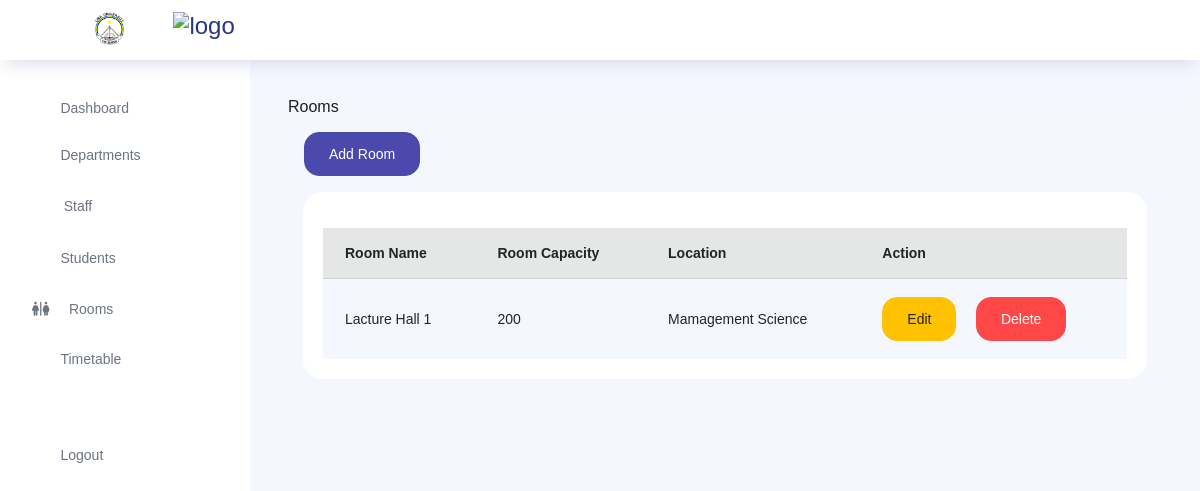
Page /room/ on the committed database.
### store/models.py (models this page shows, shortened)
class Room(models.Model):
    room_name = models.CharField(max_length=50)
    capacity = models.PositiveIntegerField()
    location = models.CharField(max_length=100)

### core/views.py (the view, shortened to what this page needs)
# urls.py: path('room/', views.rooms, name='room'),
def rooms(request):
    rooms = Room.objects.all()
    context = {
        'rooms':rooms,
    }
    return render(request, 'core/room.html', context)

### templates/core/room.html (shortened to what this page needs)
{% extends 'core/layout.html'%} {% block content %} Rooms
<br />
<a href="#" class="btn btn-primary m-3" data-toggle="modal" data-target="#addRoom">Add Room</a>
<div class="col-lg-12 grid-margin stretch-card">
  <div class="card">
    <div class="card-body">
      <div class="table-responsive pt-3">
        <table class="table table-secondary table-striped">
          <thead>
            <tr>
              <th>
                Room Name
              </th>
              <th>
                Room Capacity
              </th>
              <th>
                Location
              </th>
              <th>
                Action
              </th>
            </tr>
          </thead>
          <tbody>
            {% for r in rooms %}
            <tr>
              <td>
                {{r.room_name}}
              </td>
              <td>
                {{r.capacity}}
              </td>
              <td>
                {{r.location}}
              </td>
              <td>
                <a href="#" data-toggle="modal" data-target="#editRoom{{ r.id }}"
                  class="btn btn-warning">Edit</a>&nbsp;&nbsp;&nbsp;&nbsp;
                <a href="{% url 'core:deleteRoom' pk=r.id%}" onclick="return(confirm('Are you sure you want to delete this room?'))"
                  class="btn btn-danger">Delete</a>
              </td>
            </tr>
            {%endfor%}
          </tbody>
        </table>
      </div>
    </div>
  </div>
</div>
{%endblock%}

### rows in the picture
Room: room_name "Lacture Hall 1", capacity "200", location "Mamagement Science"
